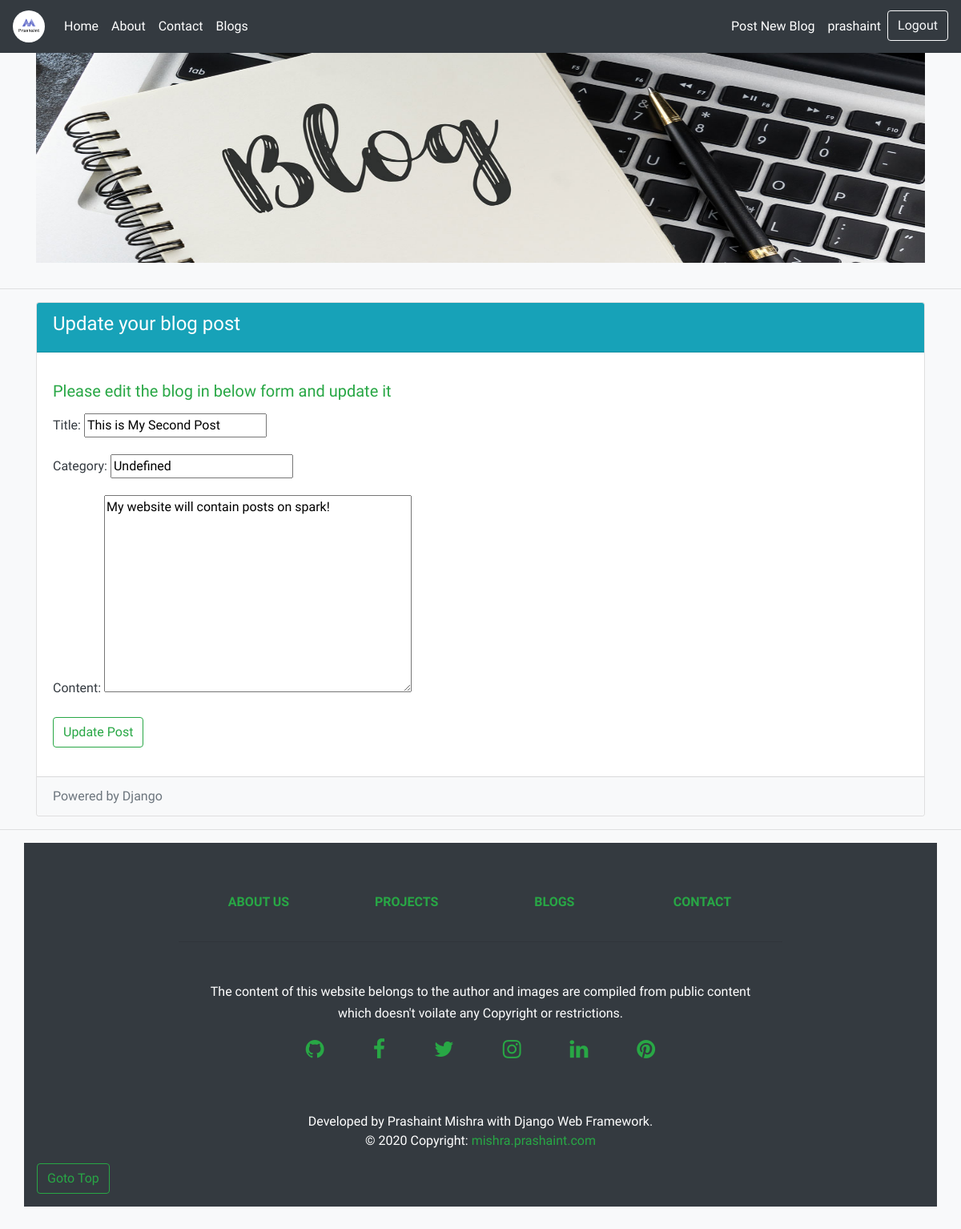
The app's page /blogs/curr_user_blogs/2 (signed in), older data.
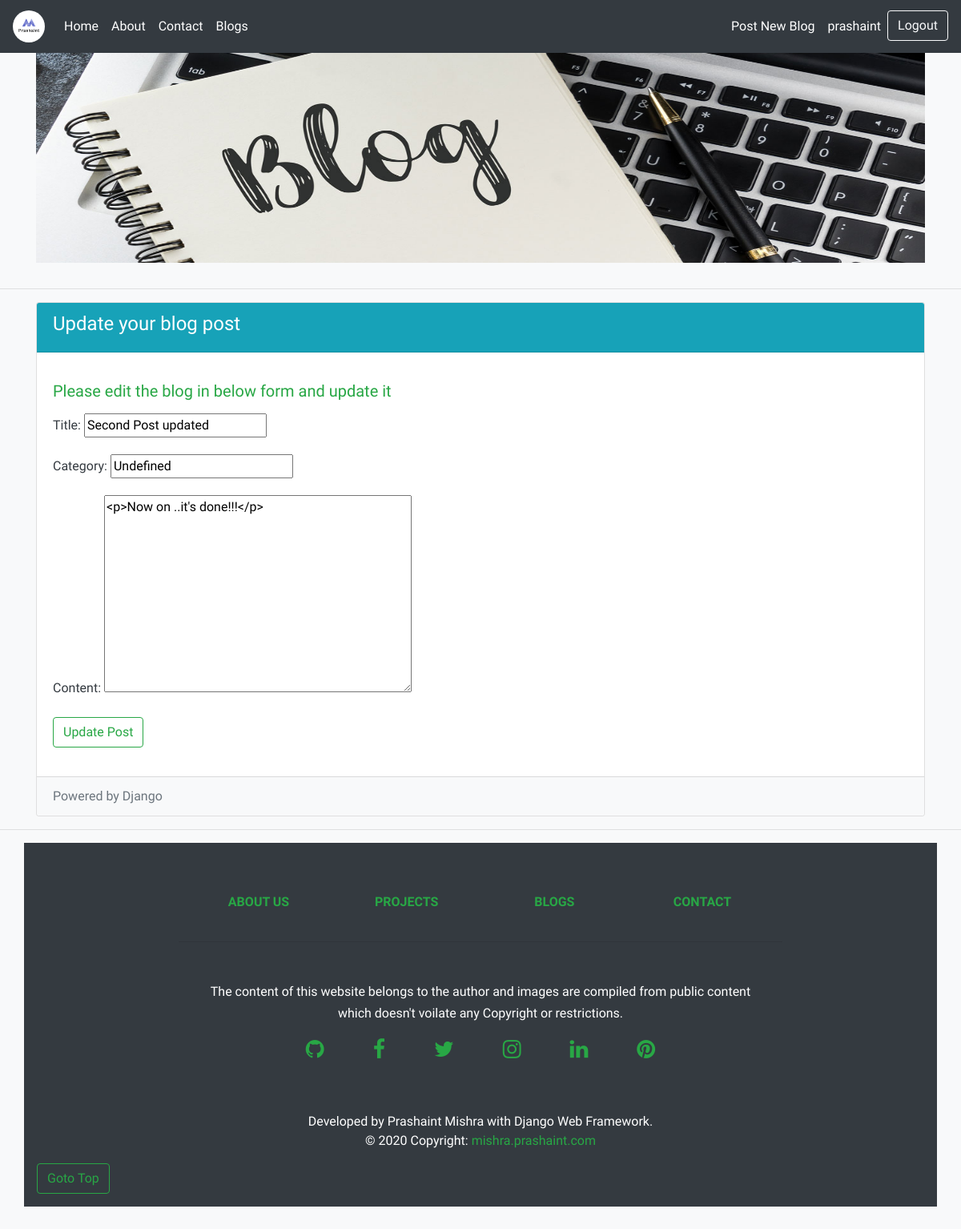
The same page, newer data.
### blogs/models.py (models this page shows, shortened)
class BlogPost(models.Model):
    title = models.CharField(max_length=200, unique=True)
    author = models.ForeignKey(User, on_delete=models.CASCADE, related_name='blog_author')
    category = models.CharField(max_length=200, default="undefined")
    updated_on = models.DateTimeField(auto_now=True)
    content = HTMLField()
    created_on = models.DateTimeField(auto_now_add=True)
    status = models.IntegerField(choices=STATUS, default=0)
    class Meta:
        ordering = ['-created_on']

### blogs/views.py (the view, shortened to what this page needs)
# urls.py: path('curr_user_blogs/<int:pk>', UpdateBlogView.as_view(), name='update_blog_post'),
class UpdateBlogView(UpdateView):
	model = BlogPost
	template_name = 'blogs/update_blog_post.html'
	fields = [ 'title', 'category' ,'content' ]

### blogs/templates/blogs/update_blog_post.html (shortened to what this page needs)
{% extends 'blogs/base.html' %}
{% block content %}
{% load static %}
  <hr class="featurette-divider">
  <div class="container">
    {% if user.is_authenticated %}
  <div class="card" >
    <div class="card-header bg-info text-white"><h4>Update your blog post</h4></div>
    <div class="card-body">
      <p><h5 class="text-success">Please edit the blog in below form and update it</h5></p>
        <div class="form-group">
        <form method="POST">
          {{ form.as_p }}
          <button class="btn btn-outline-success" type="submit">Update Post</button>
        </form>
      </div>
    </div>
    <div class="card-footer bg-light text-white text-muted">Powered by Django</div>
  </div>
  {% endif %}
</div>
<hr class="featurette-divider">
{% endblock %}

Row changes from the older to the newer data that the page shows:
changed BlogPost "Undefined": title "This is My Second Post" → "Second Post updated"; content "My website will contain posts on spark!" → "<p>Now on ..it's done!!!</p>"
